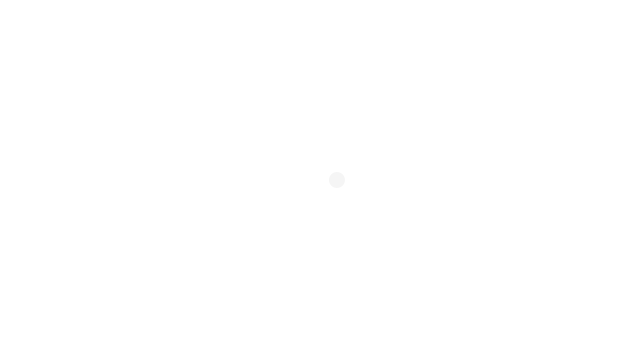
Frame 1 (no input)
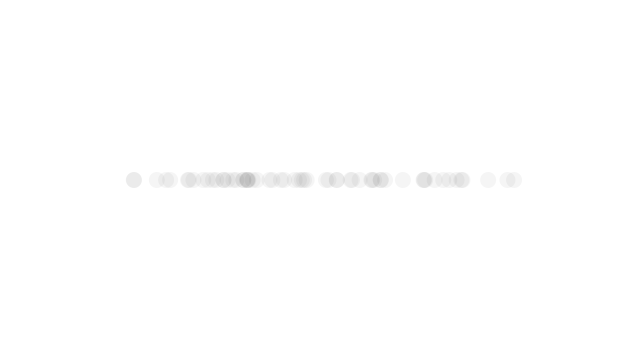
Frame 60 (the mouse pressed at the canvas centre just before this capture)
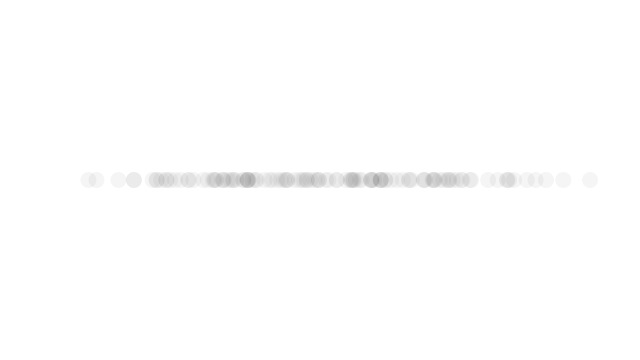
Frame 120 (the mouse held since frame 60 and released just before this capture)

The Processing sketch that drew these frames (run headless with seeded random() and noise(); from frame 60 on, the mouse is pressed at the canvas centre):

// Processing sketch: I_3__Gaussian_Distribution_Example_The_Nature_of_Code
// ── I_3__Gaussian_Distribution_Example_The_Nature_of_Code.pde
// The Nature of Code
// Daniel Shiffman
// http://natureofcode.com

void setup() {
  size(640, 360);
  background(255);
}

void draw() {

  // Get a gaussian random number w/ mean of 0 and standard deviation of 1.0
  float xloc = randomGaussian();

  float sd = 120;                // Define a standard deviation
  float mean = width/2;         // Define a mean value (middle of the screen along the x-axis)
  xloc = ( xloc * sd ) + mean;  // Scale the gaussian random number by standard deviation and mean

  fill(0, 10);
  noStroke();
  ellipse(xloc, height/2, 16, 16);   // Draw an ellipse at our "normal" random position
}
